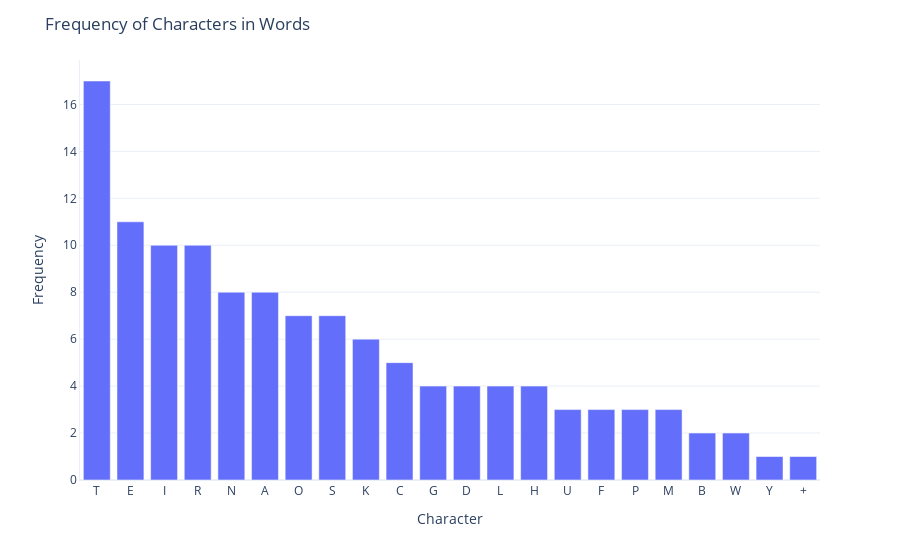

Write notebook code for a chart like this one.
### Code cell
import plotly.express as px
import pandas as pd

def count_characters(words):
    character_counts = {}
    for word in words:
        for char in word:
            char = char.upper()  # Convert to uppercase to count case-insensitively
            character_counts[char] = character_counts.get(char, 0) + 1
    return character_counts

def plot_character_frequency(words):
    character_counts = count_characters(words)
    df = pd.DataFrame({'Character': list(character_counts.keys()), 'Frequency': list(character_counts.values())})

    # Sort the DataFrame by frequency in descending order
    df = df.sort_values(by='Frequency', ascending=False)
    # Custom color palette for bars
    color_palette = px.colors.qualitative.Dark24

    fig = px.bar(df, x='Character', y='Frequency',
                 labels={'Frequency': 'Frequency'},
                 color_discrete_sequence=["#636efa"],
                 template='plotly_white')

    # Customizing the plot layout
    fig.update_layout(title_text='Frequency of Characters in Words',
                      xaxis_title='Character',
                      yaxis_title='Frequency',
                      xaxis=dict(showline=True),
                      yaxis=dict(showline=True),
                      plot_bgcolor='rgba(0,0,0,0)')

    # Show the plot
    fig.show()

words = ["friendster","linkedin","myspace","facebook","flickr","twitter","tubmlr","pinterest","instagram","snapchat", 
        "orkut", "google+", "hangouts", "twitch", "tinder", "tiktok", "threads"]
plot_character_frequency(words)

### Figure 1 — Plotly figure (JSON) as saved in the notebook; plotly's stock layout.template omitted (floating-point values rounded to 4 significant figures)
{"data": [{"alignmentgroup": "True", "hovertemplate": "Character=%{x}<br>Frequency=%{y}<extra></extra>", "legendgroup": "", "marker": {"color": "#636efa", "pattern": {"shape": ""}}, "name": "", "offsetgroup": "", "orientation": "v", "showlegend": false, "textposition": "auto", "type": "bar", "x": ["T", "E", "I", "R", "N", "A", "O", "S", "K", "C", "G", "D", "L", "H", "U", "F", "P", "M", "B", "W", "Y", "+"], "xaxis": "x", "y": [17, 11, 10, 10, 8, 8, 7, 7, 6, 5, 4, 4, 4, 4, 3, 3, 3, 3, 2, 2, 1, 1], "yaxis": "y"}], "layout": {"barmode": "relative", "legend": {"tracegroupgap": 0}, "margin": {"t": 60}, "plot_bgcolor": "rgba(0,0,0,0)", "title": {"text": "Frequency of Characters in Words"}, "xaxis": {"anchor": "y", "domain": [0, 1], "showline": true, "title": {"text": "Character"}}, "yaxis": {"anchor": "x", "domain": [0, 1], "showline": true, "title": {"text": "Frequency"}}}}
